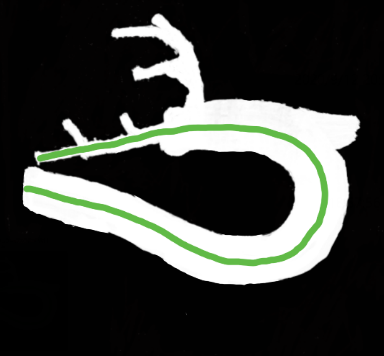
#> input picture images/path/path1.png, 384 x 356 px
$ python path.py
#> lines starting #> are read from the running program, lines starting #| are printed output that depends on the picture; after the words box and inside, x2 and y2 are one past the last pixel; in counts of white or black regions, pixels touching at a corner belong together
"""
先把图像中的绿色路径提出出来，然后腐蚀，得到腐蚀后的路径
"""
from cv2 import cv2
import config as cfg
import numpy as np

img_path = cv2.imread("images/path/path1.png")
#> img_path is the input picture: shape (356, 384, 3); mean B, G, R 56.4, 60.1, 57.5
img_origin = cv2.imread("images/origin.png")
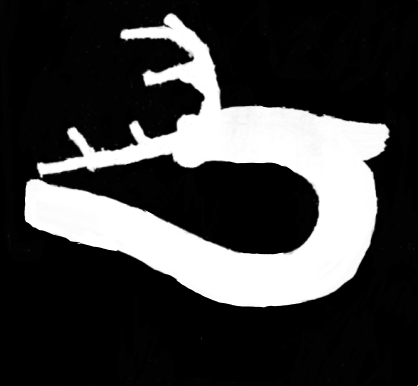
#> input picture images/origin.png, 418 x 386 px
#> img_origin is the input picture: shape (386, 418, 3); mean B, G, R 61.7, 61.7, 62
img_origin = cv2.resize(img_origin ,(cfg.image_width, cfg.image_height), interpolation = cv2.INTER_AREA)
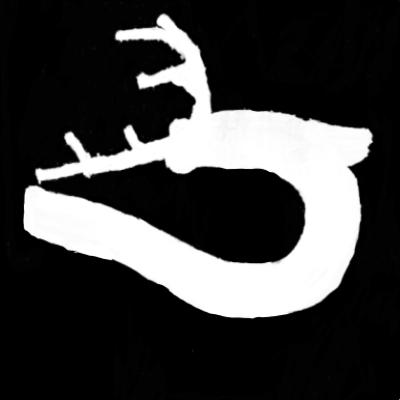
#> img_origin: shape (400, 400, 3); mean B, G, R 61.6, 61.6, 62
img_path = cv2.resize(img_path ,(cfg.image_width, cfg.image_height), interpolation = cv2.INTER_AREA)
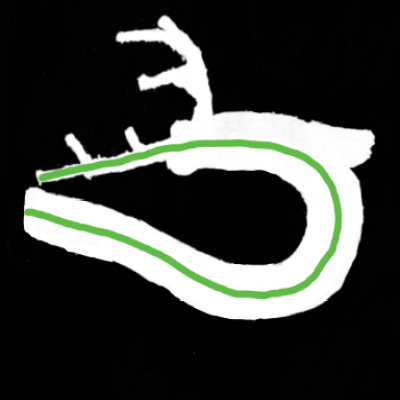
#> img_path: shape (400, 400, 3); mean B, G, R 56.4, 60.1, 57.5
img_hsv = cv2.cvtColor(img_path, cv2.COLOR_BGR2HSV)
#> img_hsv: shape (400, 400, 3); mean H, S, V 2.5, 31.8, 60.4

mask = cv2.inRange(img_hsv, cfg.lower_color, cfg.upper_color)
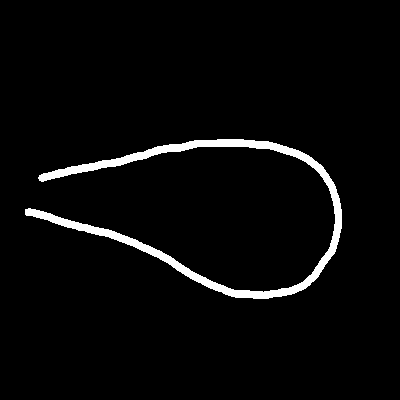
#> mask: shape (400, 400); 3.4% white; 1 white region, box (x1, y1, x2, y2) and area: (25, 139, 342, 299) 5465
# 把绿色区域画出来
res = cv2.bitwise_or(img_path , img_path, mask=mask)
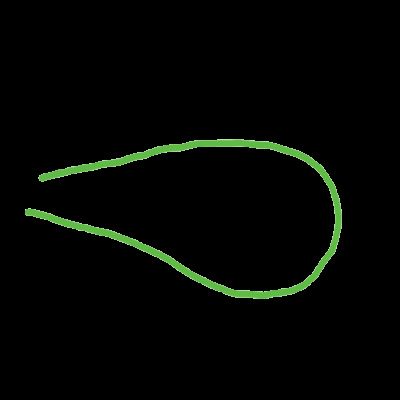
#> res: shape (400, 400, 3); mean B, G, R 3, 6.6, 3.8
cv2.imshow("res_before", res)
kernel = np.ones((5,5),np.uint8)
# 腐蚀白色掩模
mask = cv2.erode(mask, kernel, iterations = 1)
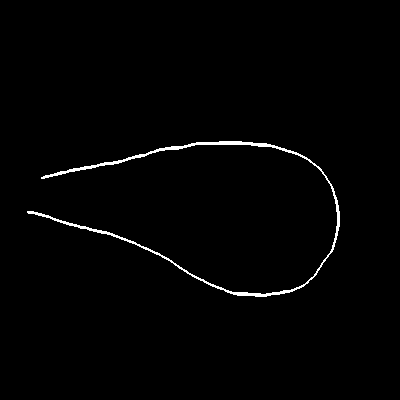
#> mask: shape (400, 400); 1.2% white; 1 white region, box (x1, y1, x2, y2) and area: (27, 141, 340, 297) 1913

# 腐蚀后的路径
res = cv2.bitwise_or(img_path , img_path, mask=mask)
result = res + img_origin
cv2.imshow("origin", img_origin)
cv2.imshow("path", img_path)
cv2.imshow("res_after", res)
cv2.imshow("result_after", result)
cv2.waitKey()
cv2.destroyAllWindows()
